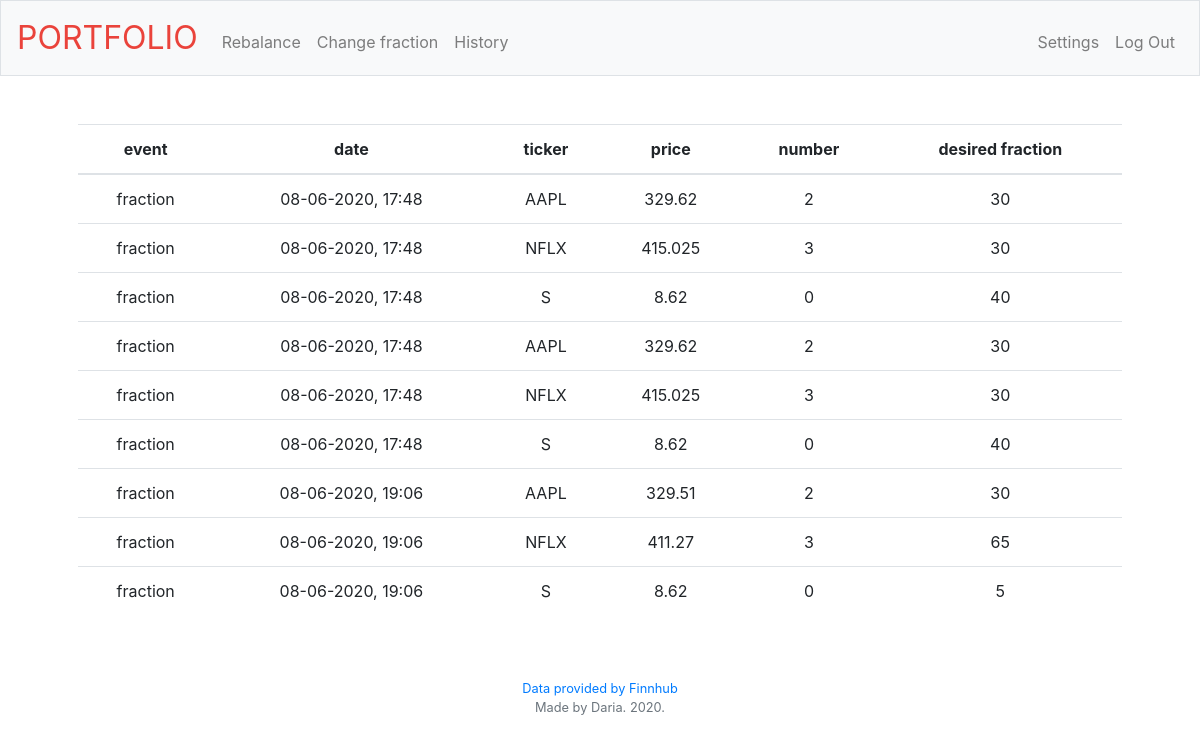
Page /history on the earlier database version.
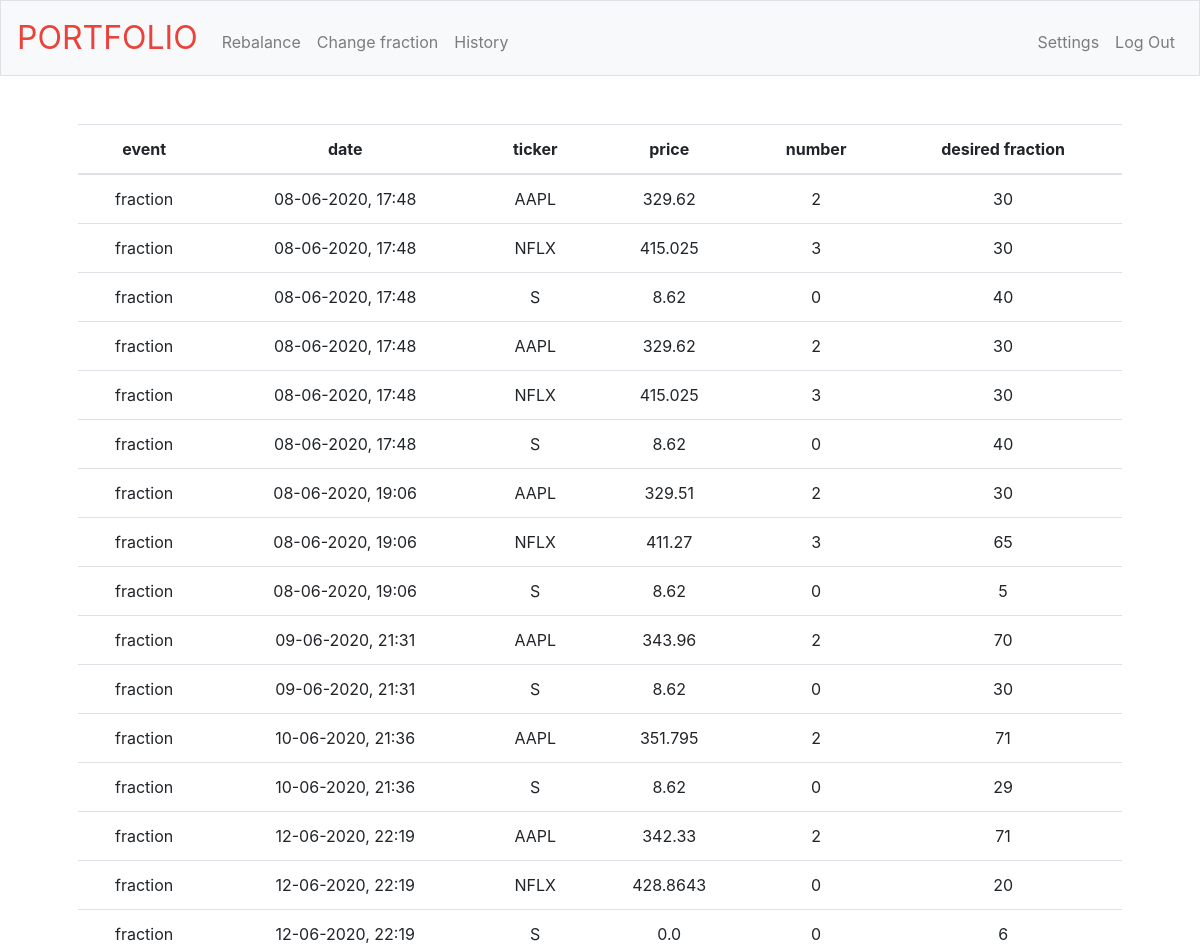
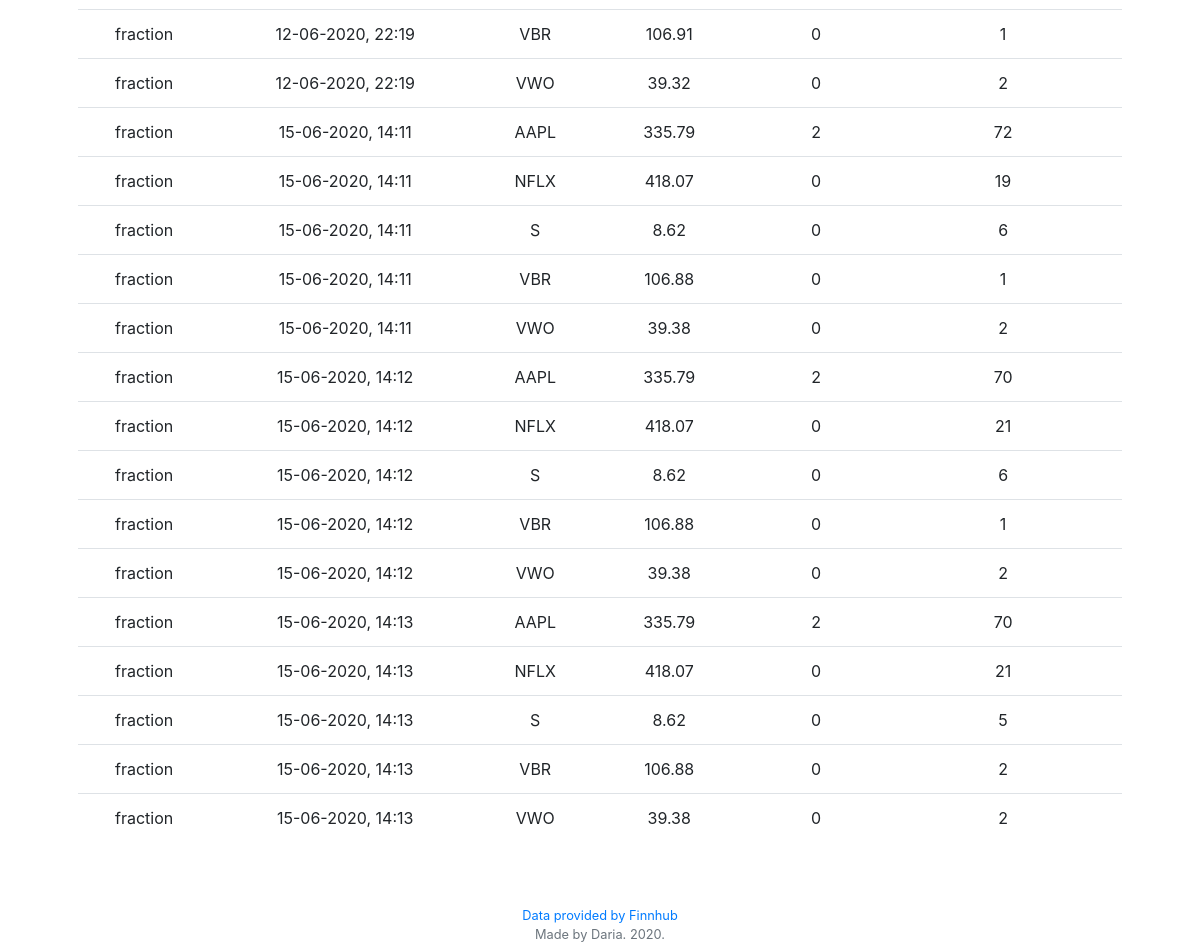
Same page on the later database version (2 pictures, top to bottom).
### tables this page shows
CREATE TABLE 'history' ( 'userid' INTEGER NOT NULL, 'date' DATETIME NOT NULL, 'ticker' VARCHAR(255) NOT NULL, 'price' FLOAT NOT NULL, 'number' INTEGER NOT NULL, 'fraction' INTEGER NOT NULL, 'eventtype' VARCHAR(255) NOT NULL, FOREIGN KEY(userid) REFERENCES users(id) );

### app.py (the view)
@app.route('/history', methods=['GET','POST'])
def history():
    if request.method == "GET":
        with sql.connect(DATABASE) as con:
            con.row_factory = sql.Row
            cur = con.cursor()
            cur.execute("SELECT * FROM history WHERE userid == :userid", {"userid":userid})
            history = cur.fetchall()
            for row in history:
                print(row['eventtype'])
        return render_template('history.html', history=history)

### templates/history.html (shortened to what this page needs)
{% extends "layout.html" %}
{% block main %}
<table class="table">
    <thead>
        <tr>
            <th scope="col">event</th>
            <th scope="col">date</th>
            <th scope="col">ticker</th>
            <th scope="col">price</th>
            <th scope="col">number</th>
            <th scope="col">desired fraction</th>
        </tr>
    </thead>
    <tbody>
        {% for row in history%}
            <tr>
                <td>{{row["eventtype"]}}</td>
                <td>{{row["date"]}}</td>
                <td>{{row["ticker"]}}</td>
                <td>{{row["price"]}}</td>
                <td>{{row["number"]}}</td>
                <td>{{row["fraction"]}}</td>
            </tr>
        {% endfor %}
    </tbody>
</table>
{% endblock %}

### templates/layout.html (shortened to what this page needs)
<!DOCTYPE html>
<html lang="en">
<head>
    <link href="https://maxcdn.bootstrapcdn.com/bootstrap/4.1.3/css/bootstrap.min.css" rel="stylesheet">
    <link href="/static/styles.css" rel="stylesheet">
</head>
<body>
        <nav class="navbar navbar-expand-md navbar-light bg-light border">
            <a class="navbar-brand" href="/"><span class="red">PORTFOLIO</span></a>
            <div class="collapse navbar-collapse" id="navbar">
                <ul class="navbar-nav mr-auto mt-2">
                    <li class="nav-item"><a class="nav-link" href="/rebalance">Rebalance</a></li>
                    <li class="nav-item"><a class="nav-link" href="/changefraction">Change fraction</a></li>
                    <li class="nav-item"><a class="nav-link" href="/history">History</a></li>
                </ul>
                <ul class="navbar-nav ml-auto mt-2">
                    <li class="nav-item"><a class="nav-link" href="/settings">Settings</a></li>
                    <li class="nav-item"><a class="nav-link" href="/logout">Log Out</a></li>
                </ul>
            </div>
        </nav>
        <main class="container p-5">
            {% block main %}{% endblock %}
        </main>
        <footer class="small text-center text-muted">
            <a href="https://finnhub.io/">Data provided by Finnhub</a> <br>
            Made by Daria. 2020.
        </footer>
</body>
</html>

### static/styles.css (style rules this page uses)
nav .navbar-brand { font-size: xx-large; }
nav .navbar-brand .red { color: #ea433b; }
main { overflow-x: auto; text-align: center; }

Differences in the rows shown:
added history: eventtype "fraction", date "09-06-2020, 21:31", ticker "AAPL", price "343.96", number "2", fraction "70"
added history: eventtype "fraction", date "09-06-2020, 21:31", ticker "S", price "8.62", number "0", fraction "30"
added history: eventtype "fraction", date "10-06-2020, 21:36", ticker "AAPL", price "351.795", number "2", fraction "71"
added history: eventtype "fraction", date "10-06-2020, 21:36", ticker "S", price "8.62", number "0", fraction "29"
added history: eventtype "fraction", date "12-06-2020, 22:19", ticker "AAPL", price "342.33", number "2", fraction "71"
added history: eventtype "fraction", date "12-06-2020, 22:19", ticker "NFLX", price "428.8643", number "0", fraction "20"
added history: eventtype "fraction", date "12-06-2020, 22:19", ticker "S", price "0.0", number "0", fraction "6"
added history: eventtype "fraction", date "12-06-2020, 22:19", ticker "VBR", price "106.91", number "0", fraction "1"
added history: eventtype "fraction", date "12-06-2020, 22:19", ticker "VWO", price "39.32", number "0", fraction "2"
added history: eventtype "fraction", date "15-06-2020, 14:11", ticker "AAPL", price "335.79", number "2", fraction "72"
added history: eventtype "fraction", date "15-06-2020, 14:11", ticker "NFLX", price "418.07", number "0", fraction "19"
added history: eventtype "fraction", date "15-06-2020, 14:11", ticker "S", price "8.62", number "0", fraction "6"
added history: eventtype "fraction", date "15-06-2020, 14:11", ticker "VBR", price "106.88", number "0", fraction "1"
added history: eventtype "fraction", date "15-06-2020, 14:11", ticker "VWO", price "39.38", number "0", fraction "2"
added history: eventtype "fraction", date "15-06-2020, 14:12", ticker "AAPL", price "335.79", number "2", fraction "70"
added history: eventtype "fraction", date "15-06-2020, 14:12", ticker "NFLX", price "418.07", number "0", fraction "21"
added history: eventtype "fraction", date "15-06-2020, 14:12", ticker "S", price "8.62", number "0", fraction "6"
added history: eventtype "fraction", date "15-06-2020, 14:12", ticker "VBR", price "106.88", number "0", fraction "1"
added history: eventtype "fraction", date "15-06-2020, 14:12", ticker "VWO", price "39.38", number "0", fraction "2"
added history: eventtype "fraction", date "15-06-2020, 14:13", ticker "AAPL", price "335.79", number "2", fraction "70"
added history: eventtype "fraction", date "15-06-2020, 14:13", ticker "NFLX", price "418.07", number "0", fraction "21"
added history: eventtype "fraction", date "15-06-2020, 14:13", ticker "S", price "8.62", number "0", fraction "5"
added history: eventtype "fraction", date "15-06-2020, 14:13", ticker "VBR", price "106.88", number "0", fraction "2"
added history: eventtype "fraction", date "15-06-2020, 14:13", ticker "VWO", price "39.38", number "0", fraction "2"
